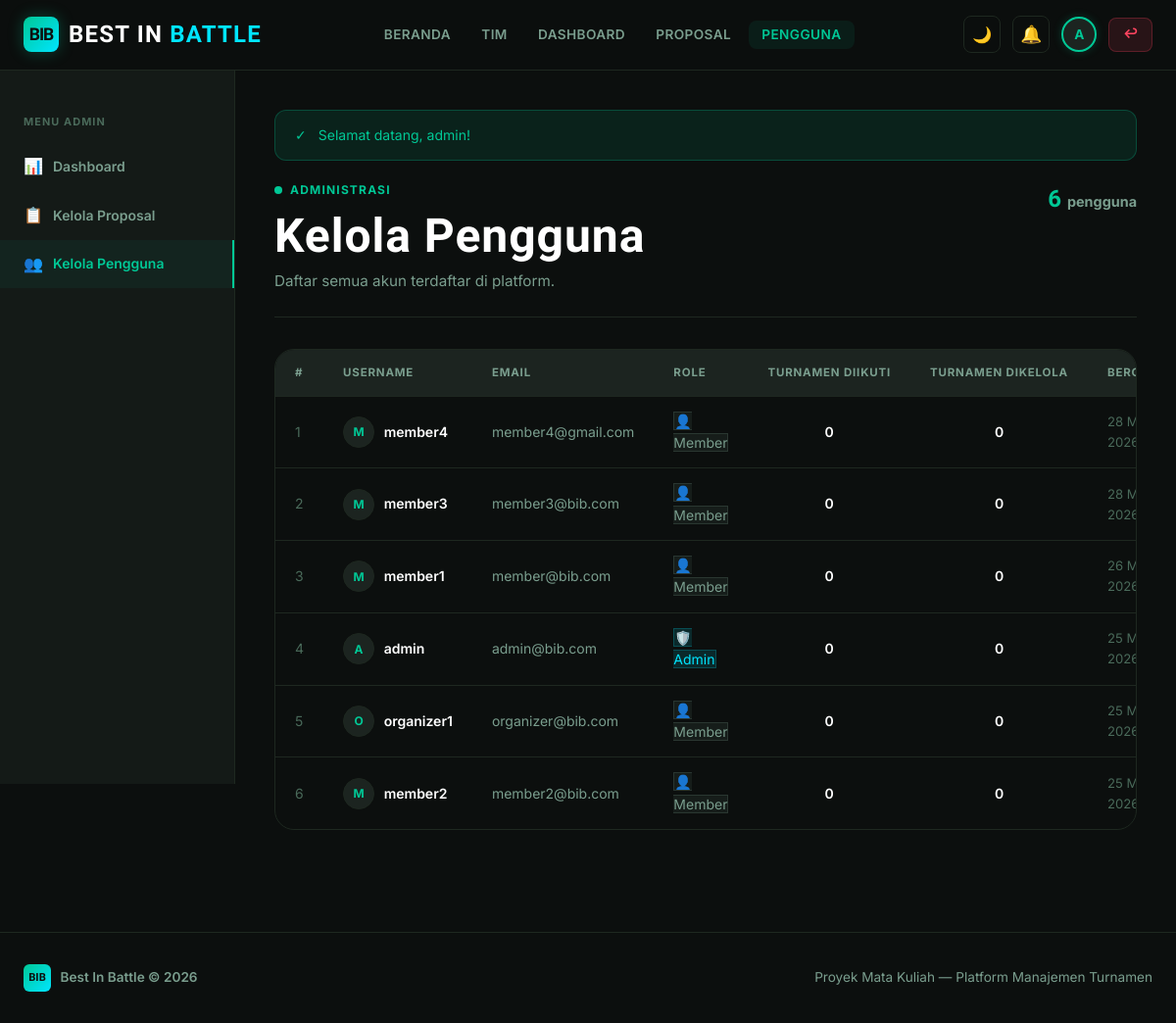
The page /pages/admin/users.php (signed in) on the database its author committed.
### tables this page shows
CREATE TABLE `users` (
  `id` int(11) NOT NULL,
  `username` varchar(50) NOT NULL,
  `email` varchar(100) NOT NULL,
  `password` varchar(255) NOT NULL,
  `role` enum('admin','member') NOT NULL,
  `created_at` timestamp NOT NULL DEFAULT current_timestamp() ON UPDATE current_timestamp()
);

### pages/admin/users.php (the view, shortened to what this page needs)
<?php
require_once '../../config/database.php';
$query  = "SELECT u.*,
                  (SELECT COUNT(*) FROM participants p WHERE p.user_id = u.id AND p.status = 'approved') AS tournaments_joined,
                  (SELECT COUNT(*) FROM tournaments t WHERE t.organizer_id = u.id AND t.status != 'rejected') AS tournaments_managed
           FROM users u
           ORDER BY u.created_at DESC";
$result = mysqli_query($conn, $query);
$users  = [];
if ($result) {
    while ($r = mysqli_fetch_assoc($result)) $users[] = $r;
}
?>
<!DOCTYPE html>
<html lang="id" data-theme="">
<head>
    <link rel="stylesheet" href="../../assets/css/global.css">
    <link rel="stylesheet" href="../../assets/css/dashboard.css">
</head>
<body class="page-fade">
<?php include '../components/navbar.php'; ?>
<div class="admin-layout">
    <aside class="admin-sidebar">
        <div class="admin-sidebar-section">Menu Admin</div>
        <ul class="admin-sidebar-nav">
            <li><a href="<?= $base ?>pages/admin/dashboard.php"><span class="nav-icon">📊</span> Dashboard</a></li>
            <li><a href="<?= $base ?>pages/admin/proposals.php"><span class="nav-icon">📋</span> Kelola Proposal
            </a></li>
            <li><a href="<?= $base ?>pages/admin/users.php" class="active"><span class="nav-icon">👥</span> Kelola Pengguna</a></li>
        </ul>
    </aside>
    <main class="admin-content">
        <?php include '../components/alert.php'; ?>
        <div class="page-header">
            <div class="page-header-info">
                <div class="page-label">Administrasi</div>
                <h1>Kelola Pengguna</h1>
                <p>Daftar semua akun terdaftar di platform.</p>
            </div>
            <div style="font-family:var(--font-display);font-size:1.5rem;font-weight:700;color:var(--accent);">
                <?= count($users) ?> <span style="font-size:0.9rem;color:var(--text-muted);font-family:var(--font-body);">pengguna</span>
            </div>
        </div>
        <div class="table-wrap">
            <table>
                <thead>
                    <tr>
                        <th>#</th>
                        <th>Username</th>
                        <th>Email</th>
                        <th>Role</th>
                        <th>Turnamen Diikuti</th>
                        <th>Turnamen Dikelola</th>
                        <th>Bergabung</th>
                    </tr>
                </thead>
                <tbody>
                    <?php if (empty($users)): ?>
                        <tr><td colspan="7" style="text-align:center;color:var(--text-dim);padding:2rem;">Tidak ada pengguna.</td></tr>
                    <?php else: ?>
                        <?php foreach ($users as $i => $u): ?>
                            <tr>
                                <td style="color:var(--text-dim);"><?= $i + 1 ?></td>
                                <td>
                                    <div style="display:flex;align-items:center;gap:0.6rem;">
                                        <div style="width:32px;height:32px;border-radius:50%;background:var(--surface-2);border:1px solid var(--border);display:flex;align-items:center;justify-content:center;font-size:0.75rem;font-weight:700;color:var(--accent);">
                                            <?= strtoupper(substr($u['username'], 0, 1)) ?>
                                        </div>
                                        <span style="font-weight:600;"><?= htmlspecialchars($u['username']) ?></span>
                                    </div>
                                </td>
                                <td style="color:var(--text-muted);"><?= htmlspecialchars($u['email']) ?></td>
                                <td>
                                    <span class="user-role-<?= $u['role'] ?>">
                                        <?= $u['role'] === 'admin' ? '🛡️ Admin' : '👤 Member' ?>
                                    </span>
                                </td>
                                <td style="text-align:center;font-weight:600;">
                                    <?= $u['tournaments_joined'] ?>
                                </td>
                                <td style="text-align:center;font-weight:600;">
                                    <?= $u['tournaments_managed'] ?>
                                </td>
                                <td style="color:var(--text-dim);font-size:0.82rem;">
                                    <?= date('d M Y', strtotime($u['created_at'])) ?>
                                </td>
                            </tr>
                        <?php endforeach; ?>
                    <?php endif; ?>
                </tbody>
            </table>
        </div>
    </main>
</div>
<?php include '../components/footer.php'; ?>
</body>
</html>

### assets/css/global.css (style rules this page uses)
:root { --bg: #0C0F0E; --surface: #141A17; --surface-2: #1C2420; --border: #1E2820; --border-muted: rgba(122,158,142,0.2); --accent: #00C896; --accent-2: #00E5FF; --accent-red: #FF4560; --text: #FFFFFF; --text-muted: #7A9E8E; --text-dim: #4A6A5A; --radius-sm: 8px; --radius-md: 12px; --radius-lg: 20px; --radius-xl: 28px; --shadow-glow: 0 0 20px rgba(0,200,150,0.15); --shadow-card: 0 4px 24px rgba(0,0,0,0.4); --transition: all 0.2s ease; --font-display: 'Rajdhani', sans-serif; --font-body: 'Inter', sans-serif; }
*, *::before, *::after { box-sizing: border-box; margin: 0; padding: 0; }
html { scroll-behavior: smooth; }
body { font-family: var(--font-body); background-color: var(--bg); color: var(--text); line-height: 1.6; min-height: 100vh; -webkit-font-smoothing: antialiased; }
a { color: var(--accent); text-decoration: none; }
h1, h2, h3, h4 { font-family: var(--font-display); font-weight: 700; line-height: 1.2; letter-spacing: 0.02em; }
h1 { font-size: clamp(1.8rem, 4vw, 3rem); }
.page-header { padding-bottom: 1.5rem; margin-bottom: 2rem; border-bottom: 1px solid var(--border); display: flex; align-items: flex-start; justify-content: space-between; gap: 1rem; flex-wrap: wrap; }
.page-header-info h1 { color: var(--text); }
.page-header-info p { color: var(--text-muted); margin-top: 0.35rem; font-size: 0.95rem; }
.page-label { font-size: 0.75rem; font-weight: 700; text-transform: uppercase; letter-spacing: 0.1em; color: var(--accent); display: flex; align-items: center; gap: 0.5rem; margin-bottom: 0.5rem; }
.page-label::before { content: ''; width: 8px; height: 8px; border-radius: 50%; background: var(--accent); animation: pulse-dot 2s infinite; }
.table-wrap { overflow-x: auto; border-radius: var(--radius-lg); border: 1px solid var(--border); }
table { width: 100%; border-collapse: collapse; font-size: 0.875rem; }
thead tr { background: var(--surface-2); border-bottom: 1px solid var(--border); }
thead th { padding: 0.875rem 1.25rem; text-align: left; font-size: 0.72rem; font-weight: 700; text-transform: uppercase; letter-spacing: 0.07em; color: var(--text-muted); white-space: nowrap; }
tbody tr { border-bottom: 1px solid var(--border); transition: var(--transition); }
tbody tr:last-child { border-bottom: none; }
tbody td { padding: 0.875rem 1.25rem; color: var(--text); vertical-align: middle; }
.page-fade { animation: pageFadeIn 0.4s ease forwards; }

### assets/css/dashboard.css (style rules this page uses)
.admin-layout { display: grid; grid-template-columns: 240px 1fr; gap: 0; min-height: calc(100vh - 72px); }
.admin-sidebar { background: var(--surface); border-right: 1px solid var(--border); padding: 1.5rem 0; position: sticky; top: 72px; height: calc(100vh - 72px); overflow-y: auto; }
.admin-sidebar-nav { list-style: none; }
.admin-sidebar-nav li a { display: flex; align-items: center; gap: 0.75rem; padding: 0.75rem 1.5rem; color: var(--text-muted); font-size: 0.875rem; font-weight: 600; transition: var(--transition); border-right: 2px solid transparent; }
.admin-sidebar-nav li a.active { color: var(--accent); background: rgba(0,200,150,0.06); border-right-color: var(--accent); }
.admin-sidebar-nav .nav-icon { width: 18px; text-align: center; font-size: 1rem; }
.admin-sidebar-section { padding: 0.5rem 1.5rem; font-size: 0.68rem; font-weight: 700; text-transform: uppercase; letter-spacing: 0.1em; color: var(--text-dim); margin: 0.75rem 0 0.25rem; }
.admin-content { padding: 2.5rem; overflow: auto; }
.user-role-admin { background: rgba(0,229,255,0.12); color: var(--accent-2); border: 1px solid rgba(0,229,255,0.2); }
.user-role-member { background: rgba(122,158,142,0.1); color: var(--text-muted); border: 1px solid var(--border-muted); }

### rows shown on the page
users: username "M", username "member4", email "member4@gmail.com", role "👤 Member", tournaments_joined "0", tournaments_managed "0", created_at "28…"
users: username "M", username "member3", email "member3@bib.com", role "👤 Member", tournaments_joined "0", tournaments_managed "0", created_at "28…"
users: username "M", username "member1", email "member@bib.com", role "👤 Member", tournaments_joined "0", tournaments_managed "0", created_at "26…"
users: username "A", username "admin", email "admin@bib.com", role "🛡️ Admin", tournaments_joined "0", tournaments_managed "0", created_at "25…"
users: username "O", username "organizer1", email "organizer@bib.com", role "👤 Member", tournaments_joined "0", tournaments_managed "0", created_at "25…"
users: username "M", username "member2", email "member2@bib.com", role "👤 Member", tournaments_joined "0", tournaments_managed "0", created_at "25…"

### other values the page prints
substr($current_username, 0, 1) "A"
$_SESSION['success'] "Selamat datang, admin!"
count($users) "6"
